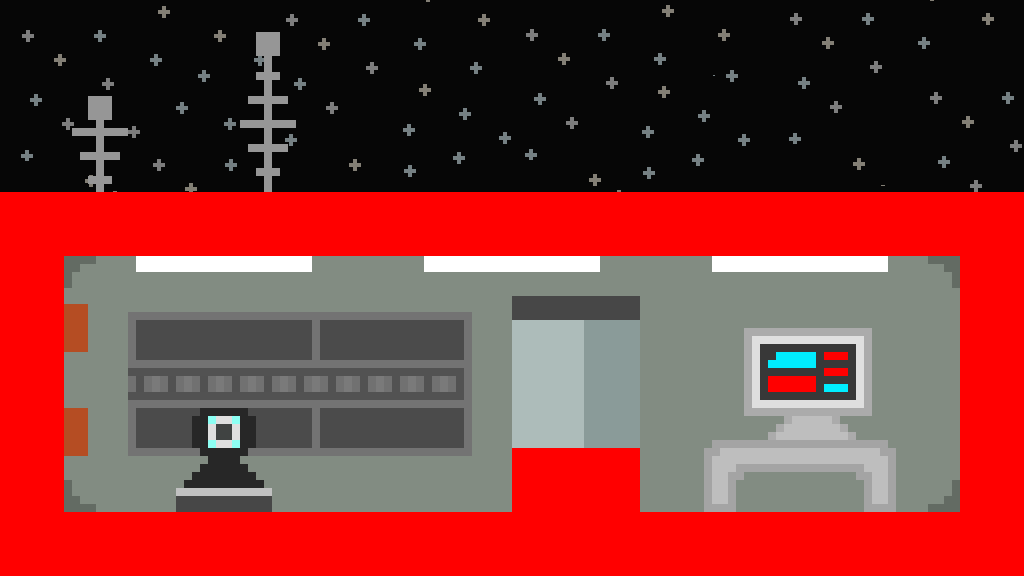

The image is a tile-based game level rendered from a .tmx file. Its description and complete source (layers, tilesets, objects, tile grids) follow:
An orthogonal 16x9 tile map with 64x64 px tiles, 2 tile layers (background, collisions), 2 tilesets.

<map version="1.10" tiledversion="1.12.1" orientation="orthogonal" renderorder="right-down" width="16" height="9" tilewidth="64" tileheight="64" infinite="0" nextlayerid="3" nextobjectid="1">
 <tileset firstgid="1" source="../tilesets/backgroundLevel4.tsx" />
 <tileset firstgid="145" source="../tilesets/collision.tsx" />
 <layer id="1" name="background" width="16" height="9">
  <data encoding="csv">
1,2,3,4,5,6,7,8,9,10,11,12,13,14,15,16,
17,18,19,20,21,22,23,24,25,26,27,28,29,30,31,32,
33,34,35,36,37,38,39,40,41,42,43,44,45,46,47,48,
49,50,51,52,53,54,55,56,57,58,59,60,61,62,63,64,
65,66,67,68,69,70,71,72,73,74,75,76,77,78,79,80,
81,82,83,84,85,86,87,88,89,90,91,92,93,94,95,96,
97,98,99,100,101,102,103,104,105,106,107,108,109,110,111,112,
113,114,115,116,117,118,119,120,121,122,123,124,125,126,127,128,
129,130,131,132,133,134,135,136,137,138,139,140,141,142,143,144
</data>
 </layer>
 <layer id="2" name="collisions" width="16" height="9">
  <data encoding="csv">
0,0,0,0,0,0,0,0,0,0,0,0,0,0,0,0,
0,0,0,0,0,0,0,0,0,0,0,0,0,0,0,0,
0,0,0,0,0,0,0,0,0,0,0,0,0,0,0,0,
145,145,145,145,145,145,145,145,145,145,145,145,145,145,145,145,
145,0,0,0,0,0,0,0,0,0,0,0,0,0,0,145,
145,0,0,0,0,0,0,0,0,0,0,0,0,0,0,145,
145,0,0,0,0,0,0,0,0,0,0,0,0,0,0,145,
145,0,0,0,0,0,0,0,145,145,0,0,0,0,0,145,
145,145,145,145,145,145,145,145,145,145,145,145,145,145,145,145
</data>
 </layer>
</map>
